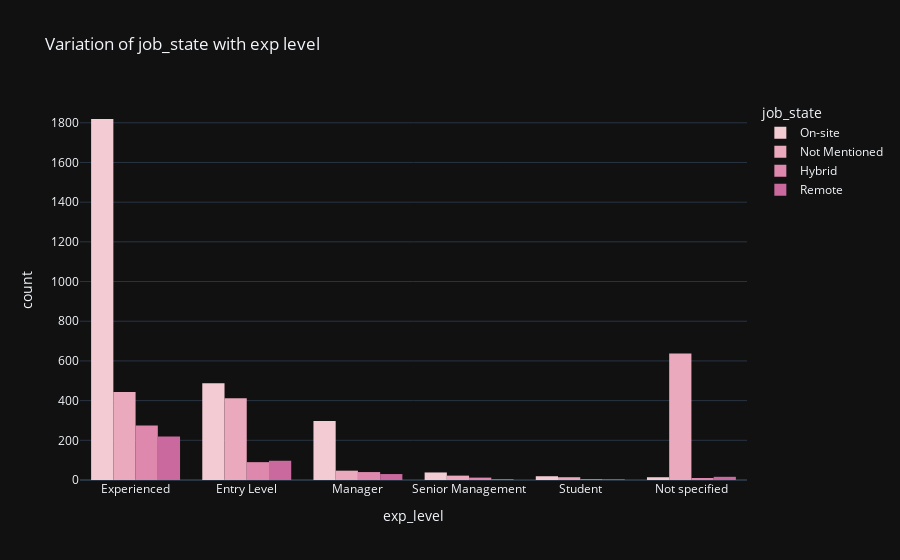

This figure's notebook cell:
### Code cell
fig= px.histogram(df,x='exp_level',color='job_state',barmode='group',color_discrete_sequence=px.colors.sequential.Magenta,template='plotly_dark',title='Variation of job_state with exp level')
fig.show()
#we notice that the most freq between experienced is working onsite

### Figure 1 — Plotly figure (JSON) as saved in the notebook; plotly's stock layout.template omitted (floating-point values rounded to 4 significant figures; data arrays with more than 128 entries replaced by an {"elided": "..."} marker saying what was removed)
{"data": [{"alignmentgroup": "True", "bingroup": "x", "hovertemplate": "job_state=On-site<br>exp_level=%{x}<br>count=%{y}<extra></extra>", "legendgroup": "On-site", "marker": {"color": "rgb(243, 203, 211)", "pattern": {"shape": ""}}, "name": "On-site", "offsetgroup": "On-site", "orientation": "v", "showlegend": true, "type": "histogram", "x": {"elided": "2674 str values"}, "xaxis": "x", "yaxis": "y"}, {"alignmentgroup": "True", "bingroup": "x", "hovertemplate": "job_state=Not Mentioned<br>exp_level=%{x}<br>count=%{y}<extra></extra>", "legendgroup": "Not Mentioned", "marker": {"color": "rgb(234, 169, 189)", "pattern": {"shape": ""}}, "name": "Not Mentioned", "offsetgroup": "Not Mentioned", "orientation": "v", "showlegend": true, "type": "histogram", "x": {"elided": "1576 str values"}, "xaxis": "x", "yaxis": "y"}, {"alignmentgroup": "True", "bingroup": "x", "hovertemplate": "job_state=Hybrid<br>exp_level=%{x}<br>count=%{y}<extra></extra>", "legendgroup": "Hybrid", "marker": {"color": "rgb(221, 136, 172)", "pattern": {"shape": ""}}, "name": "Hybrid", "offsetgroup": "Hybrid", "orientation": "v", "showlegend": true, "type": "histogram", "x": {"elided": "431 str values"}, "xaxis": "x", "yaxis": "y"}, {"alignmentgroup": "True", "bingroup": "x", "hovertemplate": "job_state=Remote<br>exp_level=%{x}<br>count=%{y}<extra></extra>", "legendgroup": "Remote", "marker": {"color": "rgb(202, 105, 157)", "pattern": {"shape": ""}}, "name": "Remote", "offsetgroup": "Remote", "orientation": "v", "showlegend": true, "type": "histogram", "x": {"elided": "369 str values"}, "xaxis": "x", "yaxis": "y"}], "layout": {"barmode": "group", "legend": {"title": {"text": "job_state"}, "tracegroupgap": 0}, "title": {"text": "Variation of job_state with exp level"}, "xaxis": {"anchor": "y", "domain": [0, 1], "title": {"text": "exp_level"}}, "yaxis": {"anchor": "x", "domain": [0, 1], "title": {"text": "count"}}}}
